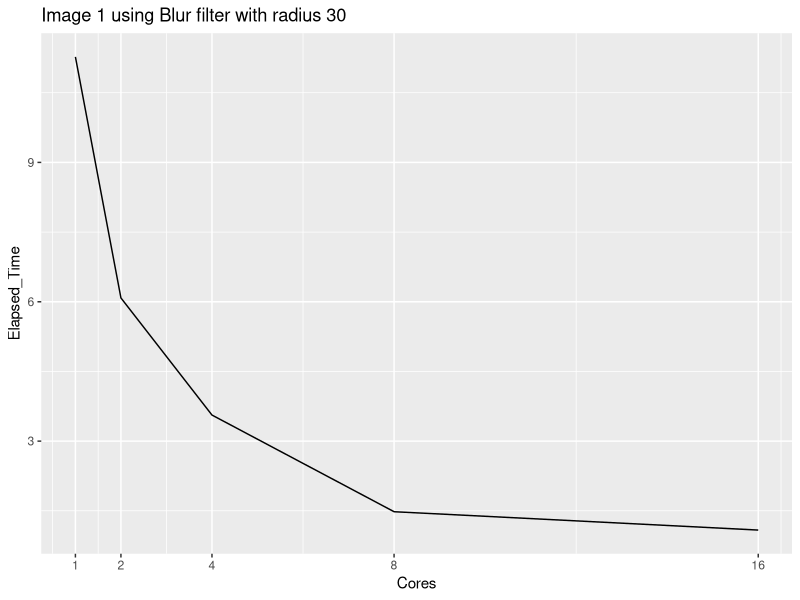

Generate this figure with R: (Note: this script raises an error after producing the figure.)
library(ggplot2)
library(lubridate)
library(reshape2)
rm(list=ls())

#Image 1 Blurc, radius 30.
x = c(1,2,4,8,16)
y = seconds(c("11.271579", "6.082132", "3.560819", "1.480032", "1.084914"))
x_name <- "Cores"
y_name <- "Elapsed_Time"

df <- data.frame(x,y)
names(df) <- c(x_name,y_name)
print(df)
ggplot(data = df, aes(x = Cores, y = Elapsed_Time)) + 
  geom_line() + 
  scale_x_continuous(labels = as.character(x), breaks = x) +
  ggtitle("Image 1 using Blur filter with radius 30")

#Image 4 Blurc, radius 30.
x = c(1,2,4,8,16)
y = c("03:14.216576", "01:36.999622", "00:44.386361", "00:22.441998", "00:12.435198")
x_name <- "Cores"
y_name <- "Elapsed_Time"

require(reshape2)
df <- data.frame(x,y)
df$hms <- format(df$y, format = "%M:%S")
df$hms <- as.POSIXct(df$hms, format = "%M:%S")
names(df) <- c(x_name,y_name)
print(df)
ggplot(data = df, aes(x = Cores, y = hms)) + 
  geom_line() +
  scale_x_datetime(labels = date_format("%M:%S")) +
ggtitle("Image 4 using Blur filter with radius 30")

###########################

#Image 1 thresc
x = c(1,2,4,8,16)
y = c(5.081747,03.364913,03.252787,61,2)
x_name <- "Cores"
y_name <- "Elapsed_Time"

require(reshape2)
df <- data.frame(x,y)
names(df) <- c(x_name,y_name)
print(df)
ggplot(data = df, aes(x = Cores, y = Elapsed_Time)) + 
  geom_line() +
  ggtitle("Image 1")

#Image 4 thresc
x = c(1,2,4,8,16)
y = c(5.081747,03.364913,03.252787,61,2)
x_name <- "Cores"
y_name <- "Elapsed_Time"

require(reshape2)
df <- data.frame(x,y)
names(df) <- c(x_name,y_name)
print(df)
ggplot(data = df, aes(x = Cores, y = Elapsed_Time)) + 
  geom_line() +
  ggtitle("Image 1")
